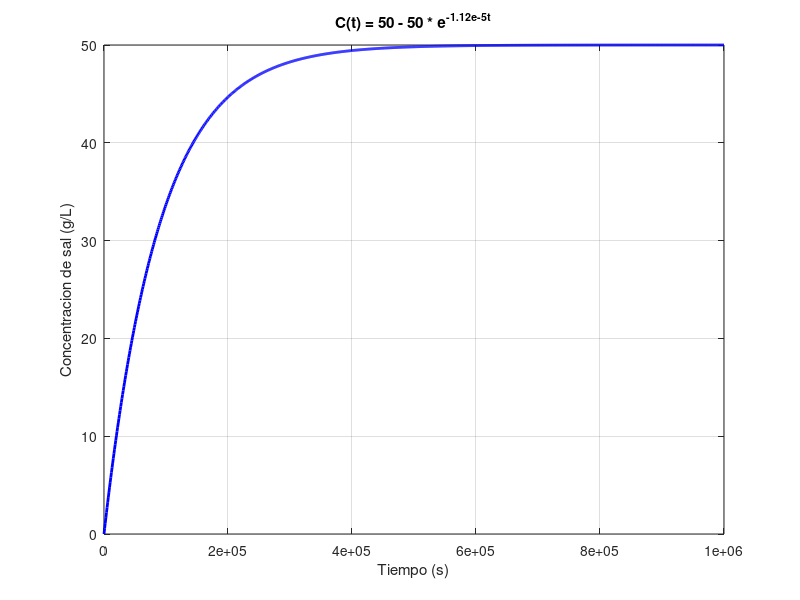

Recreate this plot in MATLAB.
% Define the x values (time) over a suitable range
x = 0:1000:1000000;  % Adjust the range as needed

% Calculate the corresponding values of y
y = 9.11e14 - 9.11e14 * exp(-1.12e-5 * x);

% Create the plot
plot(x, y, 'b', 'LineWidth', 2);
xlabel('Tiempo (s)');
ylabel('Cantidad de sal (g)');
title('Grafica de y = 9.11e14 - 9.11e14 * e^{-1.12e-5x}');
grid on;

% Display the plot
% Define the time values (t) over a suitable range
t = 0:1000:1000000;  % Adjust the range as needed

% Calculate the corresponding values of C(t)
C = 50 - 50 * exp(-1.12e-5 * t);

% Create the plot
plot(t, C, 'b', 'LineWidth', 2);
xlabel('Tiempo (s)');
ylabel('Concentracion de sal (g/L)');
title('C(t) = 50 - 50 * e^{-1.12e-5t}');
grid on;

% Display the plot

